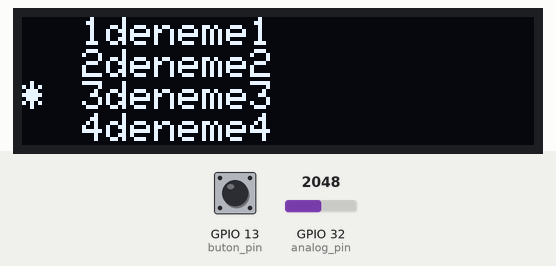
Recording of a sketch running on a simulated ESP32. Shown: 128×32 one-colour display. Inputs (shaded band) come from the test bench; at power-on: GPIO 32 (analog_pin) = 2048, GPIO 13 (buton_pin) LOW (analog values on the 0–4095 scale).

Above: at 1.3 s.
1.4 s: GPIO 32 (analog_pin) set to 4034
At 4.4 s:
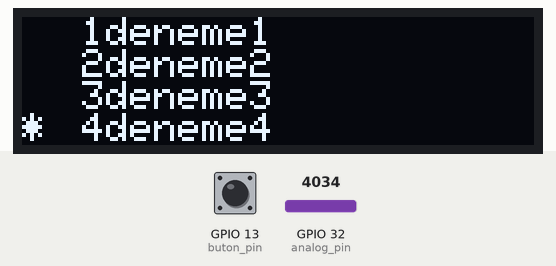
4.5 s: GPIO 32 (analog_pin) set to 4095
6.0 s: GPIO 32 (analog_pin) set to 491
At 7.2 s:
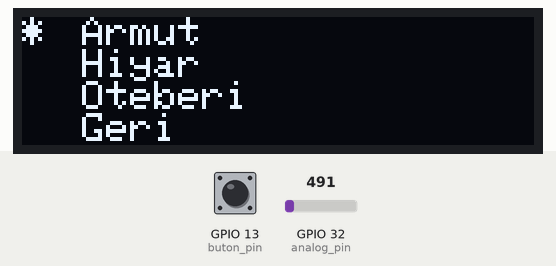
8.8 s: GPIO 32 (analog_pin) set to 3044
At 9.3 s:
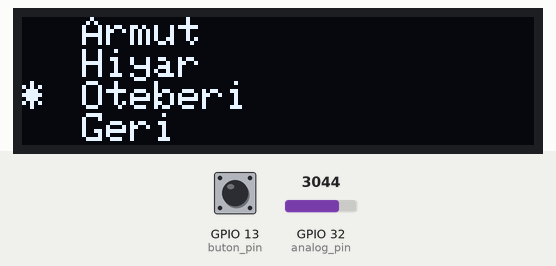
10.4 s: GPIO 32 (analog_pin) set to 3107
At 10.9 s:
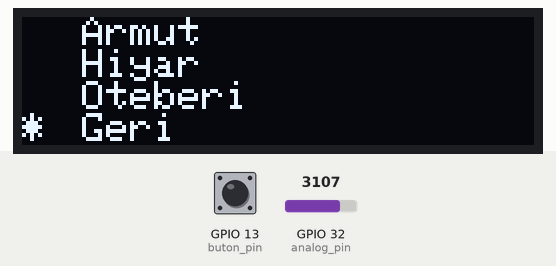
12.0 s: GPIO 32 (analog_pin) set to 1063
At 12.5 s:
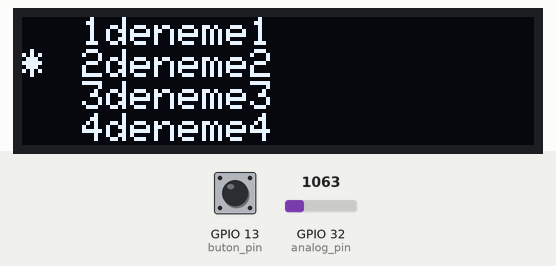
13.6 s: GPIO 32 (analog_pin) set to 967
At 14.0 s:
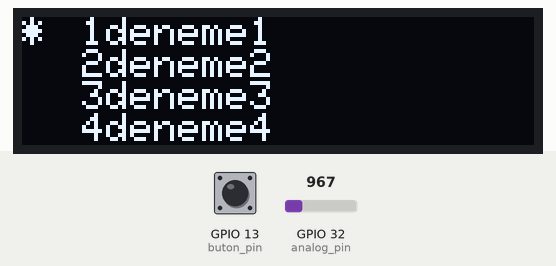
Timing chart, 0 to 16.6 s (numbered marks = the images above; inputs shaded):
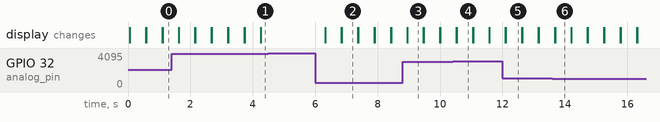

The sketch:

ESP32-deneme.ino
```cpp
#include <Adafruit_GFX.h>
#include <Wire.h>
#include <Adafruit_SSD1306.h>

#define analog_pin 32
#define buton_pin 13

#define ekran_uzunluk 128
#define ekran_yukseklik 32
#define reset_pin -1

#define ekran_adres 0x3C

const char* hangi_secenek = "Boşta";
const char* sayfa_ismi = "AnaSayfa";

Adafruit_SSD1306 oled(ekran_uzunluk, ekran_yukseklik, &Wire, reset_pin);

void setup() {
  pinMode(buton_pin, INPUT_PULLDOWN);

  Serial.begin(115200);
  Wire.begin(21, 22);

  if (!oled.begin(SSD1306_SWITCHCAPVCC, ekran_adres)) {
    Serial.println("OLED bulunamadi!");
    while (true);
  }
  oled.clearDisplay();

  oled.setTextSize(1);
  oled.setTextColor(SSD1306_WHITE);
  oled.setCursor(0, 10);

  analogReadResolution(12); //0 - 4095 arası değer üretecek
  analogSetAttenuation(ADC_11db); //0-3.3v arasını ölçeçek


}

void loop() {

  ButonaBasmaKosullari();

  int analog_deger = analogRead(analog_pin);
  int az_deger = map(analog_deger, 0, 4095, 0, ekran_yukseklik);

  switch (az_deger/8){

  case 0://  0/8 =0
  hangi_secenek = "Birinci";
  oled.clearDisplay();
  Secenekler();
  oled.setCursor(0, 0);break;

  case 1://  8/8=1
  hangi_secenek = "İkinci";
  oled.clearDisplay();
  Secenekler();
  oled.setCursor(0, 8);break;

  case 2://  16/8=2
  hangi_secenek = "Üçüncü";
  oled.clearDisplay();
  Secenekler();
  oled.setCursor(0, 16);break;

  case 3://  24/8=3
  hangi_secenek = "Dördüncü";
  oled.clearDisplay();
  Secenekler();
  oled.setCursor(0, 24);break;
  }

  oled.println("*");
  oled.display();
  delay(500);
}

void ButonaBasmaKosullari(){
  int buton_durum = digitalRead(buton_pin);

  if(buton_durum == 0){// bu durumda butona basılmış olur
    if(hangi_secenek == "Birinci"){
      sayfa_ismi = "Elmalar";
    }
    else if(hangi_secenek == "Dördüncü"){
      sayfa_ismi = "AnaSayfa";
    }

    }
  }
// ekranın yüksekliği 32 pixel harfler 8 pixel
//her 8 pixelde bir alt kısma geçsin yani 0-8-16-24 dört sıra olacak
//bunu nasıl yaparım
void Secenekler(){
  if(sayfa_ismi == "AnaSayfa"){
  oled.setCursor(15, 0);
  oled.print("1deneme1");

  oled.setCursor(15, 8);
  oled.print("2deneme2");

  oled.setCursor(15, 16);
  oled.print("3deneme3");

  oled.setCursor(15, 24);
  oled.print("4deneme4");

  }
  else if(sayfa_ismi = "Elmalar"){
  oled.setCursor(15, 0);
  oled.print("Armut");

  oled.setCursor(15, 8);
  oled.print("Hiyar");

  oled.setCursor(15, 16);
  oled.print("Oteberi");

  oled.setCursor(15, 24);
  oled.print("Geri");
  }


  oled.display();
}
// butona basıldığında hangi case yapısındaysa onun alt basamaklarını yazdırsın
```

Measured:
- after the input at 1.4 s, the display: first differs from a run without the input after 0.23 s (image 1)
- after the input at 4.5 s, every drawn part: stays the same
- after the input at 6.0 s, the display: first changes after 0.31 s (image 2 shows a later state)
- after the input at 8.8 s, the display: first differs from a run without the input after 0.15 s (image 3)
- after the input at 10.4 s, the display: first differs from a run without the input after 0.13 s (image 4)
- after the input at 12.0 s, the display: first differs from a run without the input after 0.11 s (image 5)
- after the input at 13.6 s, the display: first differs from a run without the input after 0.09 s (image 6)
- what the display in image 2 shows lasts 0.5 s, from 6.9 s to 7.4 s
